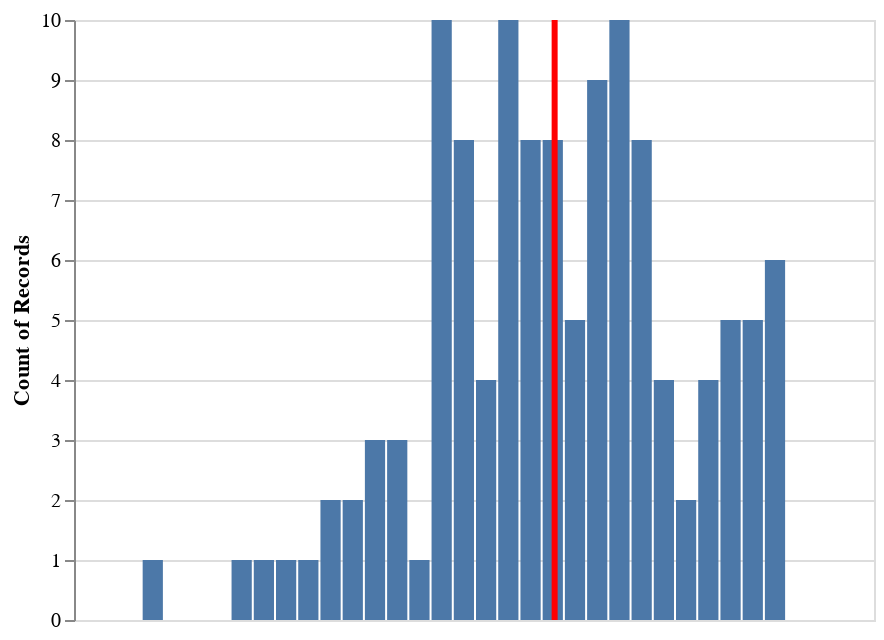

Notebook code cell kept with this figure:
### Code cell
bar = alt.Chart(a).mark_bar().encode(x=alt.X("fwhm_arcmin:Q", bin=alt.Bin(maxbins=50), axis=None),
    y='count()')

rule = alt.Chart(a).mark_rule(color='red').encode(
    x='mean(fwhm_arcmin):Q',
    size=alt.value(3)
)

bar + rule

### Figure 1 — Vega-Lite specification as saved in the notebook (floating-point values rounded to 4 significant figures)
{"$schema": "https://vega.github.io/schema/vega-lite/v2.6.0.json", "config": {"view": {"height": 300, "width": 400}}, "datasets": {"data-4fc8b6ad00ead143f7f729ffa85837da": [{"bandcenter_ghz": 90.71, "bandwidth_ghz": 21.64, "fwhm_arcmin": 9.478, "fwhm_deg": 0.158, "index": 0}, {"bandcenter_ghz": 89.17, "bandwidth_ghz": 21.83, "fwhm_arcmin": 9.491, "fwhm_deg": 0.1582, "index": 1}, {"bandcenter_ghz": 88.53, "bandwidth_ghz": 22.97, "fwhm_arcmin": 9.879, "fwhm_deg": 0.1647, "index": 2}, {"bandcenter_ghz": 90.58, "bandwidth_ghz": 22.4, "fwhm_arcmin": 9.355, "fwhm_deg": 0.1559, "index": 3}, {"bandcenter_ghz": 89.27, "bandwidth_ghz": 22.98, "fwhm_arcmin": 9.667, "fwhm_deg": 0.1611, "index": 4}, {"bandcenter_ghz": 87.84, "bandwidth_ghz": 22.18, "fwhm_arcmin": 9.615, "fwhm_deg": 0.1603, "index": 5}, {"bandcenter_ghz": 92.06, "bandwidth_ghz": 21.89, "fwhm_arcmin": 9.229, "fwhm_deg": 0.1538, "index": 6}, {"bandcenter_ghz": 88.74, "bandwidth_ghz": 22.17, "fwhm_arcmin": 9.607, "fwhm_deg": 0.1601, "index": 7}, {"bandcenter_ghz": 90.23, "bandwidth_ghz": 22.63, "fwhm_arcmin": 9.993, "fwhm_deg": 0.1666, "index": 8}, {"bandcenter_ghz": 88.93, "bandwidth_ghz": 21.46, "fwhm_arcmin": 9.925, "fwhm_deg": 0.1654, "index": 9}, {"bandcenter_ghz": 89.28, "bandwidth_ghz": 22.7, "fwhm_arcmin": 9.734, "fwhm_deg": 0.1622, "index": 10}, {"bandcenter_ghz": 88.55, "bandwidth_ghz": 22.69, "fwhm_arcmin": 9.843, "fwhm_deg": 0.164, "index": 11}, {"bandcenter_ghz": 89.46, "bandwidth_ghz": 23.03, "fwhm_arcmin": 9.858, "fwhm_deg": 0.1643, "index": 12}, {"bandcenter_ghz": 90.16, "bandwidth_ghz": 23.12, "fwhm_arcmin": 9.307, "fwhm_deg": 0.1551, "index": 13}, {"bandcenter_ghz": 90.25, "bandwidth_ghz": 22.12, "fwhm_arcmin": 9.761, "fwhm_deg": 0.1627, "index": 14}, {"bandcenter_ghz": 88.84, "bandwidth_ghz": 21.7, "fwhm_arcmin": 9.267, "fwhm_deg": 0.1544, "index": 15}, {"bandcenter_ghz": 88.88, "bandwidth_ghz": 22.39, "fwhm_arcmin": 9.407, "fwhm_deg": 0.1568, "index": 16}, {"bandcenter_ghz": 89.79, "bandwidth_ghz": 22.66, "fwhm_arcmin": 9.382, "fwhm_deg": 0.1564, "index": 17}, {"bandcenter_ghz": 91.18, "bandwidth_ghz": 22.17, "fwhm_arcmin": 9.097, "fwhm_deg": 0.1516, "index": 18}, {"bandcenter_ghz": 90.13, "bandwidth_ghz": 23.2, "fwhm_arcmin": 9.817, "fwhm_deg": 0.1636, "index": 19}, {"bandcenter_ghz": 89.04, "bandwidth_ghz": 22.25, "fwhm_arcmin": 9.367, "fwhm_deg": 0.1561, "index": 20}, {"bandcenter_ghz": 89.3, "bandwidth_ghz": 22.45, "fwhm_arcmin": 9.874, "fwhm_deg": 0.1646, "index": 21}, {"bandcenter_ghz": 90.05, "bandwidth_ghz": 22.24, "fwhm_arcmin": 9.21, "fwhm_deg": 0.1535, "index": 22}, {"bandcenter_ghz": 90.33, "bandwidth_ghz": 22.39, "fwhm_arcmin": 9.294, "fwhm_deg": 0.1549, "index": 23}, {"bandcenter_ghz": 90.66, "bandwidth_ghz": 22.34, "fwhm_arcmin": 9.447, "fwhm_deg": 0.1575, "index": 24}, {"bandcenter_ghz": 89.98, "bandwidth_ghz": 21.7, "fwhm_arcmin": 8.594, "fwhm_deg": 0.1432, "index": 25}, {"bandcenter_ghz": 91.36, "bandwidth_ghz": 22.16, "fwhm_arcmin": 9.698, "fwhm_deg": 0.1616, "index": 26}, {"bandcenter_ghz": 87.81, "bandwidth_ghz": 22.59, "fwhm_arcmin": 9.304, "fwhm_deg": 0.1551, "index": 27}, {"bandcenter_ghz": 89.1, "bandwidth_ghz": 23.11, "fwhm_arcmin": 9.634, "fwhm_deg": 0.1606, "index": 28}, {"bandcenter_ghz": 91.39, "bandwidth_ghz": 22.15, "fwhm_arcmin": 9.287, "fwhm_deg": 0.1548, "index": 29}, {"bandcenter_ghz": 88.04, "bandwidth_ghz": 22.47, "fwhm_arcmin": 9.817, "fwhm_deg": 0.1636, "index": 30}, {"bandcenter_ghz": 90.16, "bandwidth_ghz": 22.52, "fwhm_arcmin": 9.605, "fwhm_deg": 0.1601, "index": 31}, {"bandcenter_ghz": 89.44, "bandwidth_ghz": 22.15, "fwhm_arcmin": 10.01, "fwhm_deg": 0.1668, "index": 32}, {"bandcenter_ghz": 87.6, "bandwidth_ghz": 22.71, "fwhm_arcmin": 9.499, "fwhm_deg": 0.1583, "index": 33}, {"bandcenter_ghz": 89.2, "bandwidth_ghz": 22.81, "fwhm_arcmin": 9.263, "fwhm_deg": 0.1544, "index": 34}, {"bandcenter_ghz": 89.96, "bandwidth_ghz": 22.65, "fwhm_arcmin": 9.397, "fwhm_deg": 0.1566, "index": 35}, {"bandcenter_ghz": 88.27, "bandwidth_ghz": 22.11, "fwhm_arcmin": 9.749, "fwhm_deg": 0.1625, "index": 36}, {"bandcenter_ghz": 88.3, "bandwidth_ghz": 22.43, "fwhm_arcmin": 9.387, "fwhm_deg": 0.1565, "index": 37}, {"bandcenter_ghz": 88.69, "bandwidth_ghz": 22.48, "fwhm_arcmin": 9.971, "fwhm_deg": 0.1662, "index": 38}, {"bandcenter_ghz": 89.49, "bandwidth_ghz": 22.62, "fwhm_arcmin": 9.584, "fwhm_deg": 0.1597, "index": 39}, {"bandcenter_ghz": 88.24, "bandwidth_ghz": 22.83, "fwhm_arcmin": 9.293, "fwhm_deg": 0.1549, "index": 40}, {"bandcenter_ghz": 89.84, "bandwidth_ghz": 22.65, "fwhm_arcmin": 9.559, "fwhm_deg": 0.1593, "index": 41}, {"bandcenter_ghz": 89.83, "bandwidth_ghz": 23.34, "fwhm_arcmin": 9.25, "fwhm_deg": 0.1542, "index": 42}, {"bandcenter_ghz": 89.85, "bandwidth_ghz": 22.68, "fwhm_arcmin": 9.247, "fwhm_deg": 0.1541, "index": 43}, {"bandcenter_ghz": 89.78, "bandwidth_ghz": 22.5, "fwhm_arcmin": 9.006, "fwhm_deg": 0.1501, "index": 44}, {"bandcenter_ghz": 89.38, "bandwidth_ghz": 22.88, "fwhm_arcmin": 9.912, "fwhm_deg": 0.1652, "index": 45}, {"bandcenter_ghz": 88.98, "bandwidth_ghz": 22.38, "fwhm_arcmin": 9.433, "fwhm_deg": 0.1572, "index": 46}, {"bandcenter_ghz": 90.6, "bandwidth_ghz": 21.72, "fwhm_arcmin": 9.636, "fwhm_deg": 0.1606, "index": 47}, {"bandcenter_ghz": 88.04, "bandwidth_ghz": 21.45, "fwhm_arcmin": 9.568, "fwhm_deg": 0.1595, "index": 48}, {"bandcenter_ghz": 89.24, "bandwidth_ghz": 22.33, "fwhm_arcmin": 9.659, "fwhm_deg": 0.161, "index": 49}, {"bandcenter_ghz": 89.8, "bandwidth_ghz": 22.88, "fwhm_arcmin": 9.116, "fwhm_deg": 0.1519, "index": 50}, {"bandcenter_ghz": 89.05, "bandwidth_ghz": 22.1, "fwhm_arcmin": 9.664, "fwhm_deg": 0.1611, "index": 51}, {"bandcenter_ghz": 90.22, "bandwidth_ghz": 23.29, "fwhm_arcmin": 9.226, "fwhm_deg": 0.1538, "index": 52}, {"bandcenter_ghz": 88.47, "bandwidth_ghz": 21.62, "fwhm_arcmin": 8.82, "fwhm_deg": 0.147, "index": 53}, {"bandcenter_ghz": 90.64, "bandwidth_ghz": 23.08, "fwhm_arcmin": 9.665, "fwhm_deg": 0.1611, "index": 54}, {"bandcenter_ghz": 90.06, "bandwidth_ghz": 22.48, "fwhm_arcmin": 9.921, "fwhm_deg": 0.1653, "index": 55}, {"bandcenter_ghz": 89.04, "bandwidth_ghz": 22.71, "fwhm_arcmin": 9.421, "fwhm_deg": 0.157, "index": 56}, {"bandcenter_ghz": 89.33, "bandwidth_ghz": 22.87, "fwhm_arcmin": 9.65, "fwhm_deg": 0.1608, "index": 57}, {"bandcenter_ghz": 88.92, "bandwidth_ghz": 22.42, "fwhm_arcmin": 9.274, "fwhm_deg": 0.1546, "index": 58}, {"bandcenter_ghz": 88.87, "bandwidth_ghz": 21.48, "fwhm_arcmin": 9.194, "fwhm_deg": 0.1532, "index": 59}, {"bandcenter_ghz": 90.23, "bandwidth_ghz": 21.25, "fwhm_arcmin": 9.477, "fwhm_deg": 0.1579, "index": 60}, {"bandcenter_ghz": 86.9, "bandwidth_ghz": 22.39, "fwhm_arcmin": 9.046, "fwhm_deg": 0.1508, "index": 61}, {"bandcenter_ghz": 88.43, "bandwidth_ghz": 22.27, "fwhm_arcmin": 8.968, "fwhm_deg": 0.1495, "index": 62}, {"bandcenter_ghz": 89.61, "bandwidth_ghz": 21.81, "fwhm_arcmin": 9.787, "fwhm_deg": 0.1631, "index": 63}, {"bandcenter_ghz": 89.23, "bandwidth_ghz": 22.63, "fwhm_arcmin": 9.554, "fwhm_deg": 0.1592, "index": 64}, {"bandcenter_ghz": 89.19, "bandwidth_ghz": 22.06, "fwhm_arcmin": 9.515, "fwhm_deg": 0.1586, "index": 65}, {"bandcenter_ghz": 88.99, "bandwidth_ghz": 22.7, "fwhm_arcmin": 9.552, "fwhm_deg": 0.1592, "index": 66}, {"bandcenter_ghz": 89.52, "bandwidth_ghz": 22.22, "fwhm_arcmin": 9.579, "fwhm_deg": 0.1597, "index": 67}, {"bandcenter_ghz": 89.92, "bandwidth_ghz": 22.53, "fwhm_arcmin": 9.584, "fwhm_deg": 0.1597, "index": 68}, {"bandcenter_ghz": 88.79, "bandwidth_ghz": 22.4, "fwhm_arcmin": 9.414, "fwhm_deg": 0.1569, "index": 69}, {"bandcenter_ghz": 88.91, "bandwidth_ghz": 22.08, "fwhm_arcmin": 9.62, "fwhm_deg": 0.1603, "index": 70}, {"bandcenter_ghz": 89.25, "bandwidth_ghz": 22.41, "fwhm_arcmin": 8.892, "fwhm_deg": 0.1482, "index": 71}, {"bandcenter_ghz": 88.07, "bandwidth_ghz": 22.3, "fwhm_arcmin": 9.275, "fwhm_deg": 0.1546, "index": 72}, {"bandcenter_ghz": 88.83, "bandwidth_ghz": 22.71, "fwhm_arcmin": 9.733, "fwhm_deg": 0.1622, "index": 73}, {"bandcenter_ghz": 89.75, "bandwidth_ghz": 23.33, "fwhm_arcmin": 9.531, "fwhm_deg": 0.1589, "index": 74}, {"bandcenter_ghz": 89.9, "bandwidth_ghz": 22.78, "fwhm_arcmin": 9.607, "fwhm_deg": 0.1601, "index": 75}, {"bandcenter_ghz": 89.65, "bandwidth_ghz": 21.47, "fwhm_arcmin": 9.368, "fwhm_deg": 0.1561, "index": 76}, {"bandcenter_ghz": 90.0, "bandwidth_ghz": 22.29, "fwhm_arcmin": 9.674, "fwhm_deg": 0.1612, "index": 77}, {"bandcenter_ghz": 88.51, "bandwidth_ghz": 23.15, "fwhm_arcmin": 9.614, "fwhm_deg": 0.1602, "index": 78}, {"bandcenter_ghz": 89.11, "bandwidth_ghz": 22.33, "fwhm_arcmin": 9.208, "fwhm_deg": 0.1535, "index": 79}, {"bandcenter_ghz": 90.19, "bandwidth_ghz": 22.5, "fwhm_arcmin": 8.945, "fwhm_deg": 0.1491, "index": 80}, {"bandcenter_ghz": 88.63, "bandwidth_ghz": 22.61, "fwhm_arcmin": 9.674, "fwhm_deg": 0.1612, "index": 81}, {"bandcenter_ghz": 88.66, "bandwidth_ghz": 22.55, "fwhm_arcmin": 9.458, "fwhm_deg": 0.1576, "index": 82}, {"bandcenter_ghz": 89.2, "bandwidth_ghz": 22.81, "fwhm_arcmin": 9.801, "fwhm_deg": 0.1634, "index": 83}, {"bandcenter_ghz": 90.81, "bandwidth_ghz": 21.74, "fwhm_arcmin": 9.628, "fwhm_deg": 0.1605, "index": 84}, {"bandcenter_ghz": 91.06, "bandwidth_ghz": 21.85, "fwhm_arcmin": 9.545, "fwhm_deg": 0.1591, "index": 85}, {"bandcenter_ghz": 88.5, "bandwidth_ghz": 22.27, "fwhm_arcmin": 9.245, "fwhm_deg": 0.1541, "index": 86}, {"bandcenter_ghz": 89.43, "bandwidth_ghz": 22.55, "fwhm_arcmin": 9.582, "fwhm_deg": 0.1597, "index": 87}, {"bandcenter_ghz": 88.61, "bandwidth_ghz": 21.89, "fwhm_arcmin": 9.925, "fwhm_deg": 0.1654, "index": 88}, {"bandcenter_ghz": 91.68, "bandwidth_ghz": 22.41, "fwhm_arcmin": 9.385, "fwhm_deg": 0.1564, "index": 89}, {"bandcenter_ghz": 87.97, "bandwidth_ghz": 23.09, "fwhm_arcmin": 9.47, "fwhm_deg": 0.1578, "index": 90}, {"bandcenter_ghz": 89.46, "bandwidth_ghz": 22.43, "fwhm_arcmin": 9.349, "fwhm_deg": 0.1558, "index": 91}, {"bandcenter_ghz": 90.81, "bandwidth_ghz": 22.46, "fwhm_arcmin": 9.52, "fwhm_deg": 0.1587, "index": 92}, {"bandcenter_ghz": 89.5, "bandwidth_ghz": 22.27, "fwhm_arcmin": 9.22, "fwhm_deg": 0.1537, "index": 93}, {"bandcenter_ghz": 89.66, "bandwidth_ghz": 22.52, "fwhm_arcmin": 9.456, "fwhm_deg": 0.1576, "index": 94}, {"bandcenter_ghz": 91.36, "bandwidth_ghz": 22.76, "fwhm_arcmin": 9.149, "fwhm_deg": 0.1525, "index": 95}, {"bandcenter_ghz": 89.37, "bandwidth_ghz": 23.11, "fwhm_arcmin": 9.482, "fwhm_deg": 0.158, "index": 96}, {"bandcenter_ghz": 88.04, "bandwidth_ghz": 22.54, "fwhm_arcmin": 10.04, "fwhm_deg": 0.1673, "index": 97}, {"bandcenter_ghz": 89.98, "bandwidth_ghz": 22.38, "fwhm_arcmin": 9.287, "fwhm_deg": 0.1548, "index": 98}, {"bandcenter_ghz": 90.3, "bandwidth_ghz": 22.49, "fwhm_arcmin": 8.959, "fwhm_deg": 0.1493, "index": 99}, {"bandcenter_ghz": 88.45, "bandwidth_ghz": 22.8, "fwhm_arcmin": 9.367, "fwhm_deg": 0.1561, "index": 100}, {"bandcenter_ghz": 90.48, "bandwidth_ghz": 21.54, "fwhm_arcmin": 9.542, "fwhm_deg": 0.159, "index": 101}, {"bandcenter_ghz": 90.24, "bandwidth_ghz": 22.63, "fwhm_arcmin": 9.739, "fwhm_deg": 0.1623, "index": 102}, {"bandcenter_ghz": 89.15, "bandwidth_ghz": 21.78, "fwhm_arcmin": 9.088, "fwhm_deg": 0.1515, "index": 103}, {"bandcenter_ghz": 89.87, "bandwidth_ghz": 21.53, "fwhm_arcmin": 9.105, "fwhm_deg": 0.1517, "index": 104}, {"bandcenter_ghz": 89.77, "bandwidth_ghz": 21.83, "fwhm_arcmin": 10.03, "fwhm_deg": 0.1671, "index": 105}, {"bandcenter_ghz": 88.0, "bandwidth_ghz": 22.5, "fwhm_arcmin": 9.231, "fwhm_deg": 0.1538, "index": 106}, {"bandcenter_ghz": 89.43, "bandwidth_ghz": 23.3, "fwhm_arcmin": 9.884, "fwhm_deg": 0.1647, "index": 107}, {"bandcenter_ghz": 88.91, "bandwidth_ghz": 21.81, "fwhm_arcmin": 9.863, "fwhm_deg": 0.1644, "index": 108}, {"bandcenter_ghz": 88.34, "bandwidth_ghz": 22.7, "fwhm_arcmin": 9.432, "fwhm_deg": 0.1572, "index": 109}, {"bandcenter_ghz": 88.35, "bandwidth_ghz": 23.08, "fwhm_arcmin": 9.307, "fwhm_deg": 0.1551, "index": 110}, {"bandcenter_ghz": 88.22, "bandwidth_ghz": 22.17, "fwhm_arcmin": 9.366, "fwhm_deg": 0.1561, "index": 111}, {"bandcenter_ghz": 90.21, "bandwidth_ghz": 22.97, "fwhm_arcmin": 8.792, "fwhm_deg": 0.1465, "index": 112}, {"bandcenter_ghz": 90.12, "bandwidth_ghz": 22.02, "fwhm_arcmin": 9.637, "fwhm_deg": 0.1606, "index": 113}, {"bandcenter_ghz": 91.02, "bandwidth_ghz": 22.73, "fwhm_arcmin": 9.419, "fwhm_deg": 0.157, "index": 114}, {"bandcenter_ghz": 90.72, "bandwidth_ghz": 22.36, "fwhm_arcmin": 9.407, "fwhm_deg": 0.1568, "index": 115}, {"bandcenter_ghz": 89.35, "bandwidth_ghz": 22.64, "fwhm_arcmin": 9.055, "fwhm_deg": 0.1509, "index": 116}, {"bandcenter_ghz": 90.55, "bandwidth_ghz": 22.51, "fwhm_arcmin": 9.587, "fwhm_deg": 0.1598, "index": 117}, {"bandcenter_ghz": 88.04, "bandwidth_ghz": 21.73, "fwhm_arcmin": 9.247, "fwhm_deg": 0.1541, "index": 118}, {"bandcenter_ghz": 88.67, "bandwidth_ghz": 22.6, "fwhm_arcmin": 9.375, "fwhm_deg": 0.1562, "index": 119}, {"bandcenter_ghz": 89.45, "bandwidth_ghz": 22.4, "fwhm_arcmin": 9.928, "fwhm_deg": 0.1655, "index": 120}, {"bandcenter_ghz": 88.89, "bandwidth_ghz": 22.01, "fwhm_arcmin": 10.0, "fwhm_deg": 0.1667, "index": 121}]}, "layer": [{"data": {"name": "data-4fc8b6ad00ead143f7f729ffa85837da"}, "encoding": {"x": {"axis": null, "bin": {"maxbins": 50}, "field": "fwhm_arcmin", "type": "quantitative"}, "y": {"aggregate": "count", "type": "quantitative"}}, "mark": "bar"}, {"data": {"name": "data-4fc8b6ad00ead143f7f729ffa85837da"}, "encoding": {"size": {"value": 3}, "x": {"aggregate": "mean", "field": "fwhm_arcmin", "type": "quantitative"}}, "mark": {"color": "red", "type": "rule"}}]}
